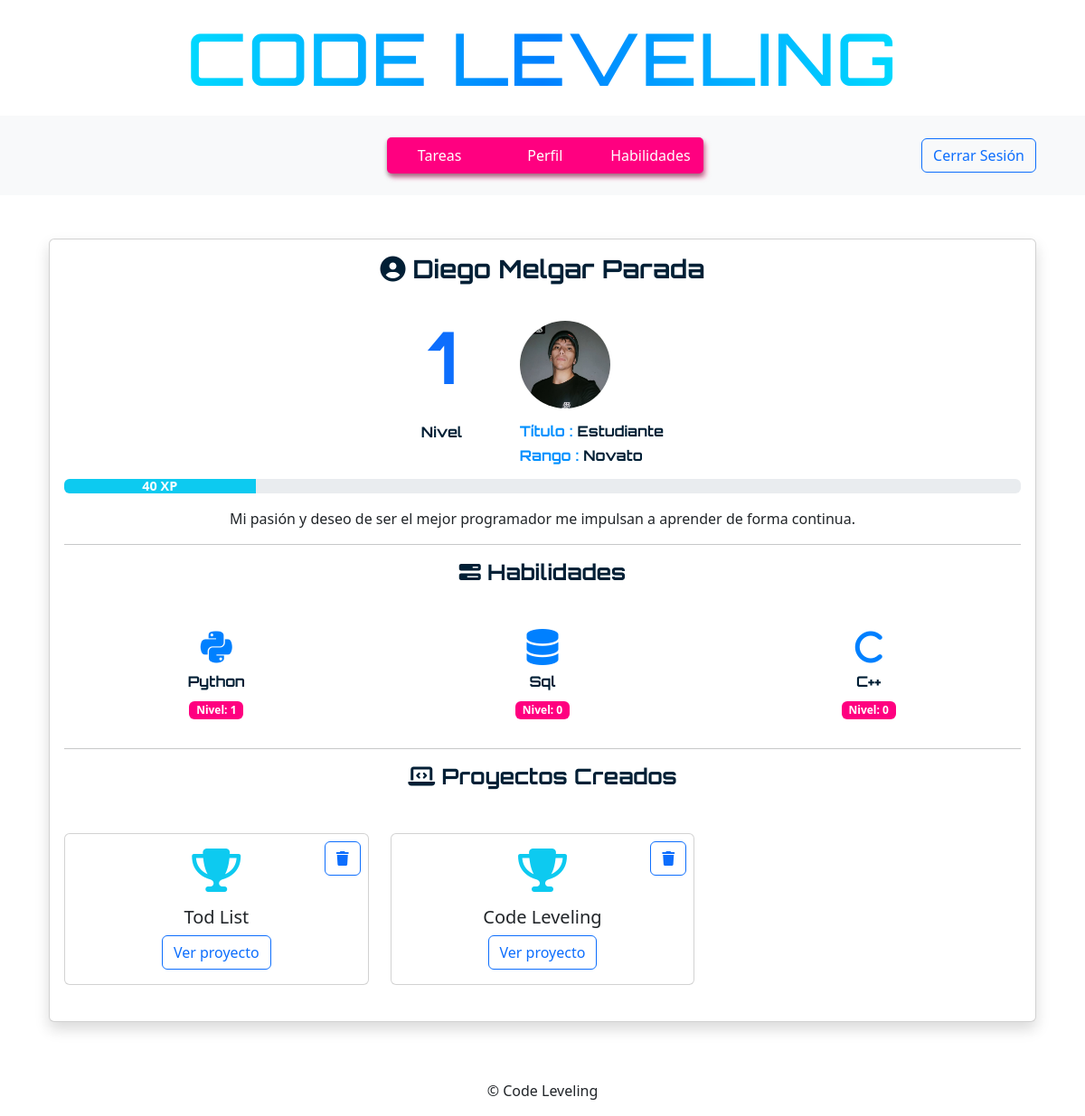
The page / (signed in) on the database its author committed.
### tables this page shows
CREATE TABLE users (
id INTEGER PRIMARY KEY AUTOINCREMENT,
username TEXT NOT NULL,
hash TEXT NOT NULL,
level INTEGER NOT NULL DEFAULT 0, name TEXT NOT NULL DEFAULT "nobody", photo TEXT, description TEXT, xp INTEGER DEFAULT 0, xp_max INTEGER DEFAULT 100);

CREATE TABLE users_skills (
id INTEGER PRIMARY KEY AUTOINCREMENT,
user_id INTEGER NOT NULL,
skill_id INTEGER NOT NULL,
level INTEGER DEFAULT 0,
xp INTEGER DEFAULT 0,
xp_max INTEGER DEFAULT 100,
FOREIGN KEY (user_id) REFERENCES users(id),
FOREIGN KEY (skill_id) REFERENCES skills(id),
UNIQUE (user_id, skill_id)
);

CREATE TABLE skills (
id INTEGER PRIMARY KEY AUTOINCREMENT,
name TEXT NOT NULL,
icon TEXT);

CREATE TABLE projects (
id INTEGER PRIMARY KEY AUTOINCREMENT,
user_id INTEGER NOT NULL,
name TEXT NOT NULL,
link TEXT, time INTEGER DEFAULT 1,
FOREIGN KEY (user_id) REFERENCES users(id)
);

### app.py (the view)
@app.route("/")
@login_required
def perfil():
    skills = execute_db("SELECT s.icon, s.name, us.level FROM users_skills us JOIN skills s ON us.skill_id = s.id WHERE us.user_id = ?",param=(session["user_id"],),result=True)
    projects = execute_db("""SELECT id, name, link FROM projects WHERE user_id = ?
    AND id IN (SELECT ref_id FROM completed_tasks WHERE user_id = ? AND type = 'project') """, param=(session["user_id"], session["user_id"]),result=True)
    rows = execute_db("SELECT * FROM users WHERE id = ?;", param=(session["user_id"],), result=True)
    user = rows[0]
    titulo = ""
    if user["level"] <= 30:
        titulo = "Estudiante"
    elif user["level"] <= 60:
        titulo = "Junior"
    elif user["level"] <= 90:
        titulo ="Profesional"
    elif user["level"] <= 100:
        titulo = "Senior"
    else :
        titulo = "Master"
    rango = ""
    r = user["level"] % 30
    if user["level"] >= 100:
        rango ="Leyenda"
    elif user["level"] >= 90:
        rango = "Élite"
    elif user["level"] == 0:
        rango = "Aspirante"
    elif r >= 20 :
        rango = "Élite"
    elif r >= 10 :
        rango = "Avanzado"
    else :
        rango = "Novato"
    return render_template("perfil.html", skills=skills, user = user, titulo=titulo, rango =rango, projects=projects)

### helpers.py (called while the page is built)
def login_required(f):
    @wraps(f)
    def decorated_function(*args, **kwargs):
        if session.get("user_id") ==  None:
            return redirect("/login")
        return f(*args, **kwargs)
    return decorated_function

def execute_db(query, param=(),result = False):
    connection = sqlite3.connect('leveling.db')
    connection.row_factory = sqlite3.Row
    db = connection.cursor()
    db.execute(query,param)
    rows = None
    if result == True:
        rows = db.fetchall()
    connection.commit()
    connection.close()
    return rows

### templates/perfil.html (shortened to what this page needs)
{% extends "layout.html" %}
{% block body %}
<div class="container d-flex justify-content-center my-5">
    <div class="card shadow" style="width: 100%;">
        <div class="card-body">
            <h3 class="mb-3 text-center letter-1">
                <i class="fas fa-user-circle me-2"></i>{{user.name}}
            </h3>
            <div class="d-flex flex-column flex-md-row align-items-center justify-content-center gap-3">
                <div class="text-center">
                    <h1 class="display-1 letter-1 text-primary"> {{ user.level }} </h1>
                    <p class="letter-1 mt-4"> Nivel </p>
                </div>
                <div class="ms-5">
                    {% if user.photo %}
                    <img src="{{ url_for('static', filename='img/' ~ user.photo) }}" alt="Foto de perfil" class="rounded-circle img-fluid mt-4" style="max-width:100px">
                    {% else %}
                        <img src="/static/img/hacker.png" alt="Foto de perfil" class="rounded-circle" style="max-width:100px">
                    {% endif %}
                    <h6 class="letter-1 mt-3"> <span style="color:#0090fe;">Título :</span> {{ titulo }} </h6>
                    <h6 class="letter-1"> <span style="color:#0090fe;"> Rango : </span> {{ rango }} </h6>
                </div>
            </div>
            <div class="progress mt-2">
                <div class="progress-bar bg-info" role="progressbar" style="width: {{user.xp/user.xp_max*100 | round}}%" aria-valuenow="{{user.xp}}" aria-valuemin="0" aria-valuemax="{{user.xp_max}}">
                    {{user.xp}} XP
                </div>
            </div>
            <p class="text-center mt-3 ">
                {% if user.description %}
                    {{ user.description }}
                {% else %}
                    Mi pasión y deseo de ser el mejor programador me impulsan a aprender de forma continua.
                {% endif %}
            </p>
            <hr>
            <h4 class="card-title text-center letter-1 mb-5"><i class="fa-solid fa-bars-progress"></i> Habilidades</h4>
            <div class="row mb-3 text-center">
                {% for skill in skills %}
                <div class="col-md mb-3">
                    <i class=" {{skill.icon}} " style="color: #0080FF;font-size: 40px;"></i>
                    <h6 class="mt-2 letter-1">  {{skill.name}} </h6>
                    <span class="badge" style="background-color: #FF0080;">Nivel: {{skill.level}}</span>
                </div>
                {% endfor %}
            </div>
            <hr>
            <h4 class="card-title text-center letter-1 mb-5"><i class="fa-solid fa-laptop-code"></i> Proyectos Creados</h4>
            <div class="row text-center">
                {% for project in projects %}
                <div class="col-md-4 mb-4">
                    <div class="card position-relative">
                        <form action="/eliminar_proyecto" method="POST" class="position-absolute top-0 end-0 m-2">
                            <button class="btn btn-outline-primary btn-p " type="submit"><i class="fa-solid fa-trash"></i></button>
                        </form>
                        <div class="card-body">
                            <i class="fas fa-trophy fa-3x text-info mb-3"></i>
                            <h5 class="card-title">{{project.name}}</h5>
                            <div class="d-flex justify-content-center">
                                <a class="btn btn-outline-primary btn-p" href="{{project.link}}" target="_blank">Ver proyecto</a>
                            </div>
                        </div>
                    </div>
                </div>
                {% endfor %}
            </div>
        </div>
    </div>
</div>
{% endblock %}

### static/css/style.css (style rules this page uses)
.letter-1 { font-family: 'Rajdhani','Orbitron', sans-serif; font-weight: bold; color:#011f35; }
.progress-bar { font-weight: bold; font-size: 0.9rem; }
.btn-p { transition: transform 0.2s ease, box-shadow 0.2s ease; }

### rows shown on the page
users: name "Diego Melgar Parada", level "1", photo (picture), xp "40"
users_skills: name "Python", level "1"
users_skills: name "Sql", level "0"
users_skills: name "C++", level "0"
projects: name "Tod List"
projects: name "Code Leveling"

### other values the page prints
{{ titulo }} "Estudiante"
{{ rango }} "Novato"
